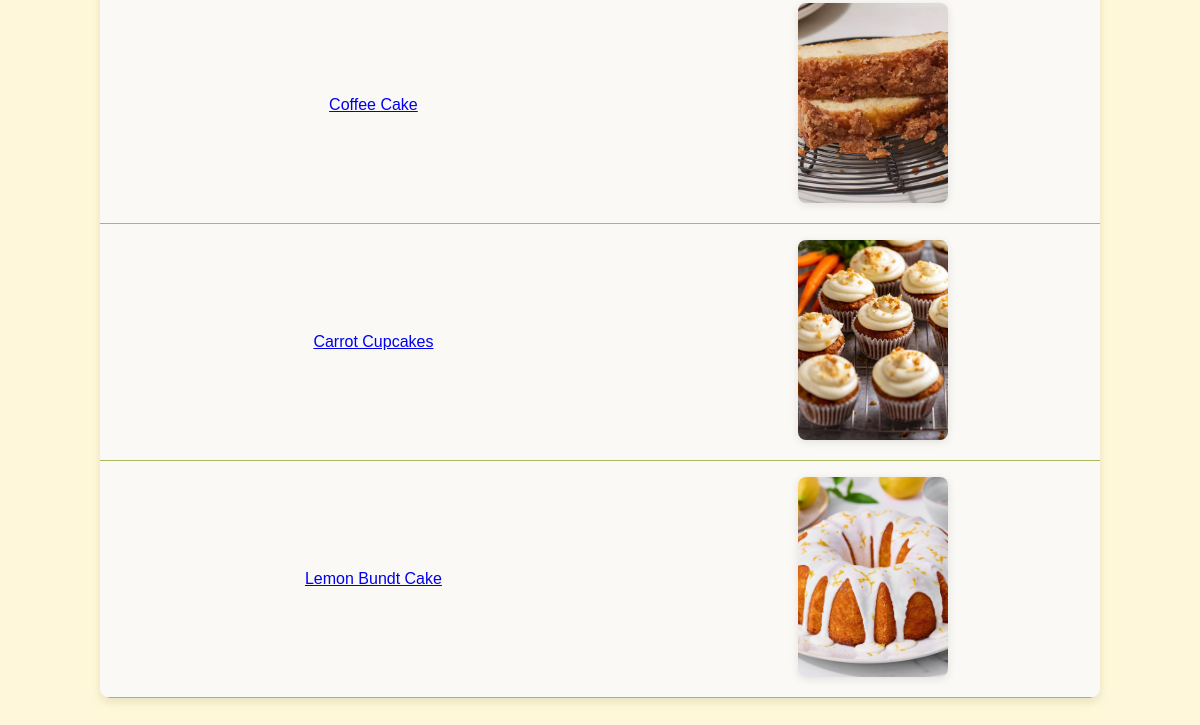
/recipes/ (signed in, lower part), run on an earlier commit of the app's database.
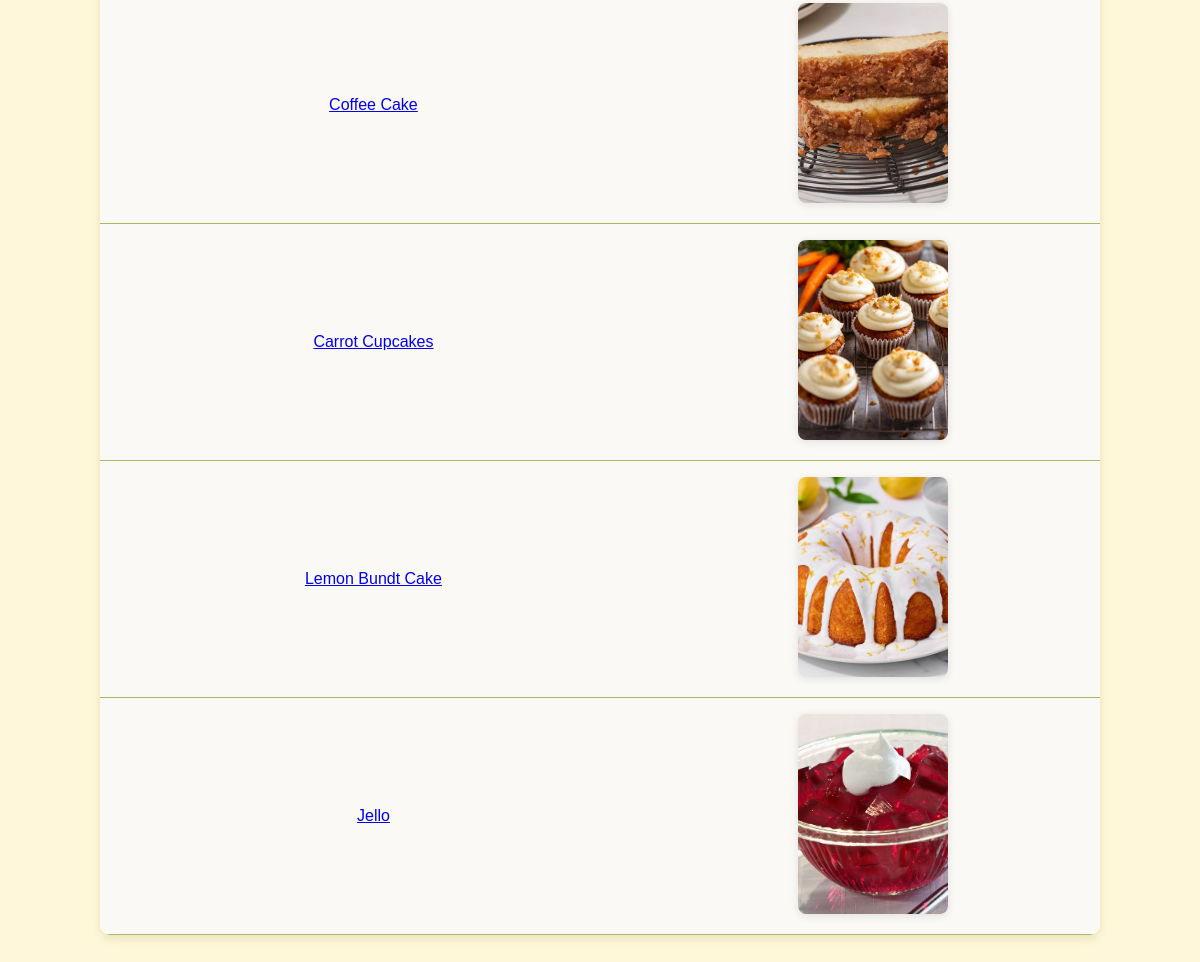
And on a later commit of the database.
### recipes/models.py (models this page shows, shortened)
class Recipe(models.Model):
  recipe_id=models.AutoField(primary_key=True)
  name=models.CharField(max_length=120)
  ingredients=models.TextField(default="no ingredients")
  cooking_time=models.FloatField(help_text="in minutes")
  difficulty=models.CharField(max_length=20, choices=difficulty_choices, default='easy')
  pic = models.ImageField(upload_to='recipes', default='no_picture.jpg')
  def get_absolute_url(self):
       return reverse ('detail', kwargs={'pk': self.pk})

### recipes/views.py (the view)
# urls.py: path('recipes/', RecipeListView.as_view(), name='recipe_list'),
class RecipeListView(LoginRequiredMixin, ListView):
    model = Recipe
    template_name = 'recipes/main.html'

### recipes/templates/recipes/main.html (shortened to what this page needs)
{% load static %}
<!DOCTYPE html>
<html lang="en">
<head>
    <link rel="stylesheet" href="{% static 'recipes/style.css' %}">
</head>
<body class="no-bg-image">
<div class="table-wrapper">
    <table>
    <tbody>
    {% for object in object_list %}
        <tr>
            <td>
            <a href="{{ object.get_absolute_url }}">{{ object.name }}</a>
            </td>
            <td>
            <img src="{{ object.pic.url }}" width="150" height="200" alt="{{ object.name }}">
            </td>
        </tr>
    {% endfor %}
    </tbody>
    </table>
</div>
</body>
</html>

What changed in the data, as far as the page shows it:
added Recipe: name "Jello", pic (picture)
